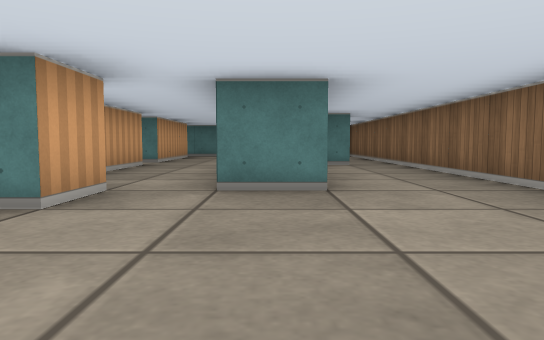
view 1 (above)

20 first-person views from a walk through a cub3D ray-caster map. The camera is about half as high as the walls, tilts 4° down and sees 70° across. The floor is counted in squares. Each view is taken from the middle of a square. On the plan, view 1 faces up. The plan holds only what a view shows up to about 9 squares ahead; the rest is blank.

view 2
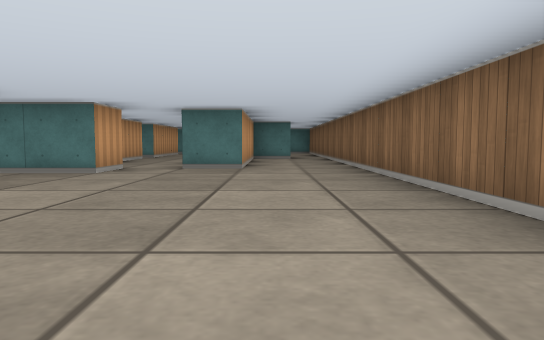

view 3
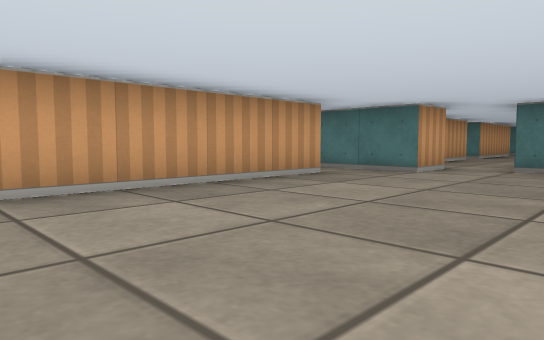

view 4
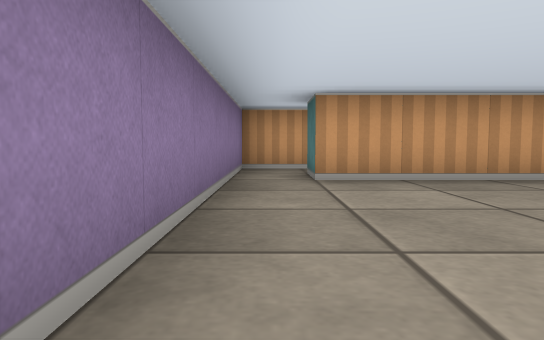

view 5
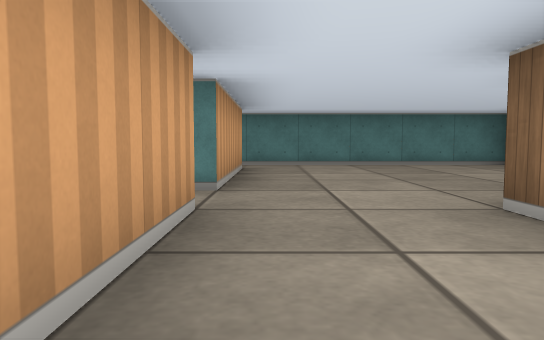

view 6
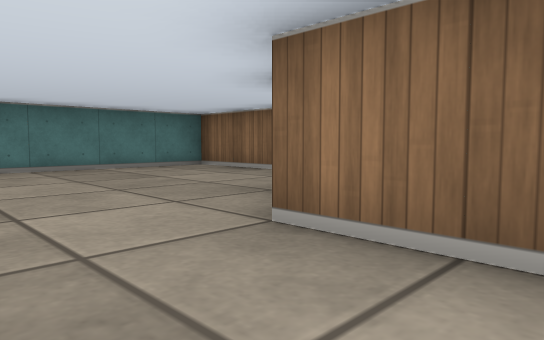

view 7
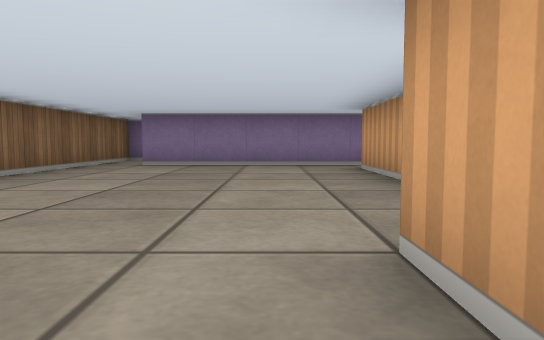

view 8
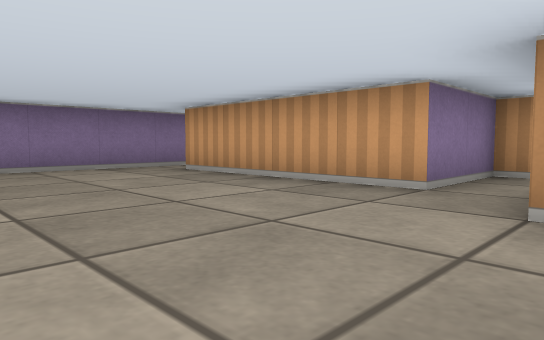

view 9
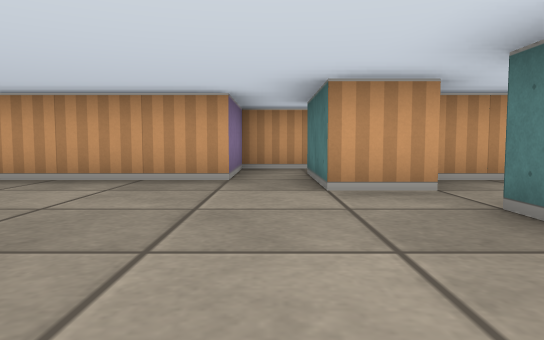

view 10
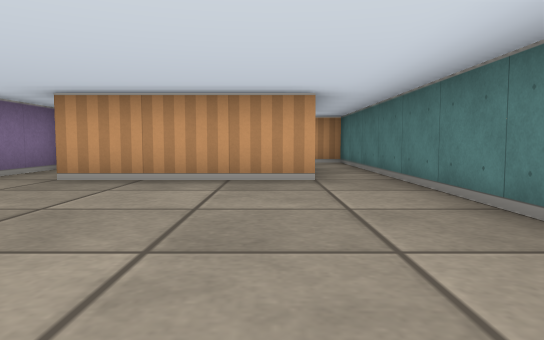

view 11
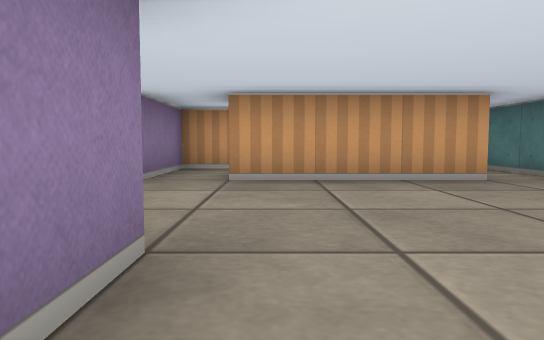

view 12
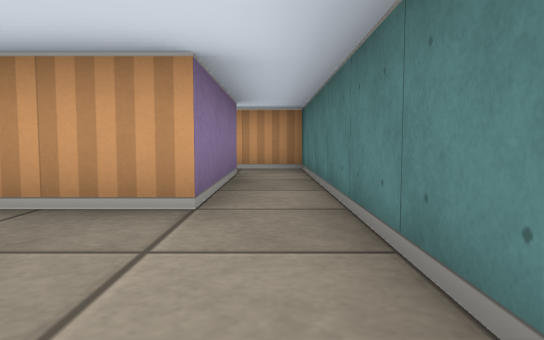

view 13
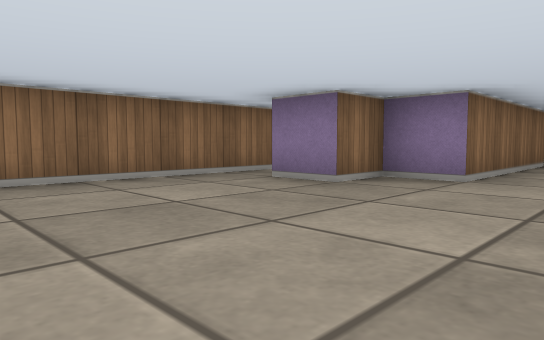

view 14
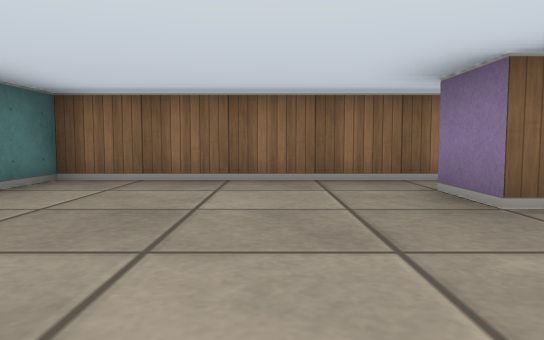

view 15
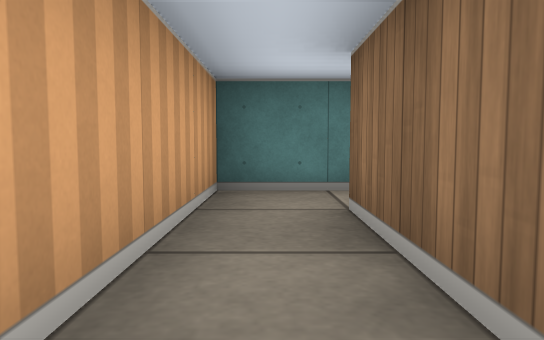

view 16
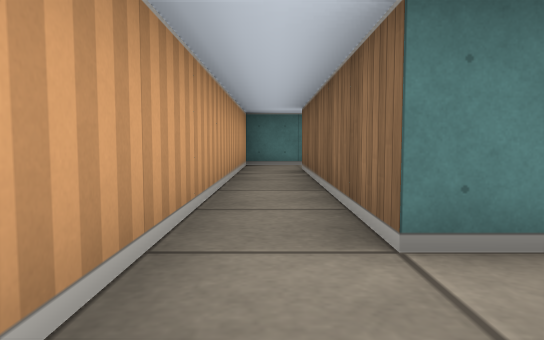

view 17
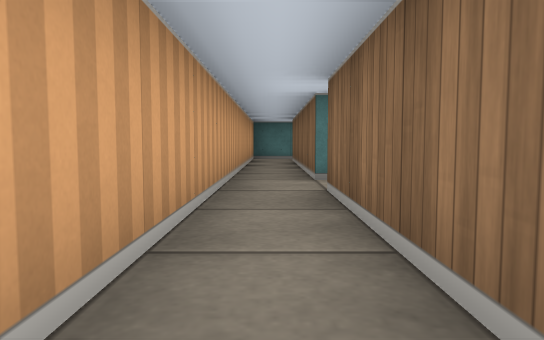

view 18
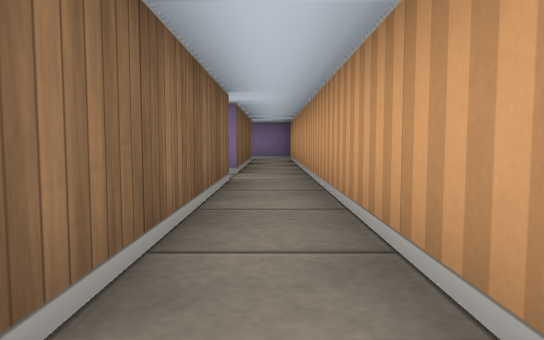

view 19
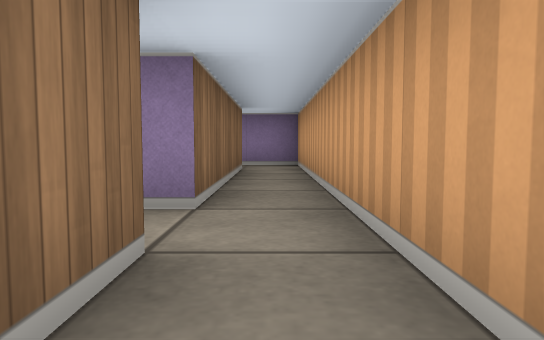

view 20
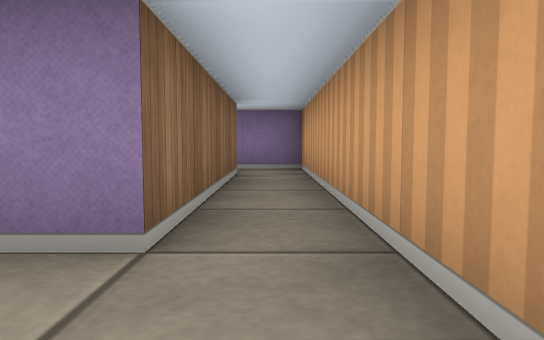

### Floor plan
Ten units are one square. View 1 is at (0, 0); x grows to the right and y downward. Boxes are objects, and circles mark ways between rooms. Rooms are numbered by the first view taken in them; rooms with no view inside come last. Other rooms are left out.
<svg viewBox="-70 -130 100 190">
<path fill="none" stroke="#000" d="M-25 -15 -25 25M-15 -36 -15 -25 -25 -25M5 -60 5 -35 -5 -35M-25 35 15 35M25 35 25 -85M15 -75 10 -75M25 -85 25 -125 -25 -125M-25 -75 -25 -39M-25 -115 -25 -85M-5 -35 -5 -75 5 -75 5 -85 15 -85M-55 -5 -55 -55M-55 45 -55 5 -49 5M-49 -65 -55 -65 -55 -115M25 50 25 35M-65 -115 -65 55 -54 55M-55 -115 -25 -115M-25 -125 -65 -125 -65 -115M-45 24 -45 35 -25 35M-25 25 -35 25"/>
<circle cx="-10" cy="-40" r="3" fill="#2a7"/>
<circle cx="20" cy="-90" r="3" fill="#2a7"/>
<circle cx="20" cy="40" r="3" fill="#2a7"/>
<circle cx="-30" cy="30" r="3" fill="#2a7"/>
<circle cx="-30" cy="-120" r="3" fill="#2a7"/>
<circle cx="-60" cy="-110" r="3" fill="#2a7"/>
<text x="0" y="-10">1</text>
<text x="0" y="-90">2</text>
<text x="-50" y="0">3</text>
<text x="-50" y="-120">4</text>
<text x="-40" y="20">5</text>
</svg>
Room 1 opens to room 2. Room 1 opens to room 3. Room 1 opens to room 5. Room 2 opens to room 4. Room 3 opens to room 4.

Where each view was taken, in squares from view 1:
view 1: 0 up, 0 right, facing up
view 2: 3 down, 1 right, facing up
view 3: 3 down, 1 right, facing up-left
view 4: 3 down, 2 right, facing left
view 5: 5 up, 2 left, facing up
view 6: 6 up, 2 left, facing up-right
view 7: 4 up, 1 left, facing down
view 8: 3 up, 1 right, facing down-left
view 9: 2 up, 2 right, facing left
view 10: 11 up, 2 right, facing left
view 11: 9 up, 2 right, facing left
view 12: 12 up, 0 right, facing left
view 13: 12 up, 2 left, facing down-right
view 14: 10 up, 2 left, facing right
view 15: 9 up, 6 left, facing up
view 16: 5 up, 6 left, facing up
view 17: 2 up, 6 left, facing up
view 18: 5 up, 6 left, facing down
view 19: 2 up, 6 left, facing down
view 20: 1 up, 6 left, facing down
